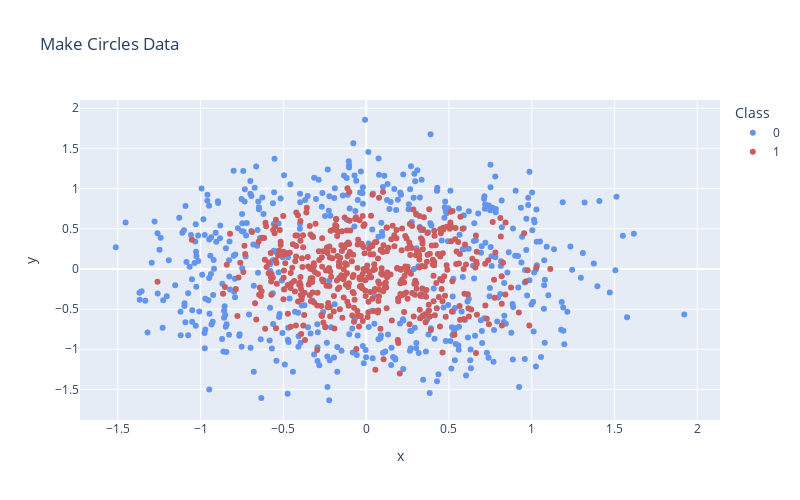

The cell this chart's notebook holds for it:
### Code cell
px.scatter(x=df2.X1, y=df2.X2, color=df2.Class.astype('str'), 
           color_discrete_map={'0':'cornflowerblue', '1':'indianred'},  
           labels={'color': 'Class'}, title="Make Circles Data", 
           width=800, height=500)

### Figure 1 — Plotly figure (JSON) as saved in the notebook; plotly's stock layout.template omitted (floating-point values rounded to 4 significant figures; data arrays with more than 128 entries replaced by an {"elided": "..."} marker saying what was removed)
{"data": [{"hovertemplate": "Class=0<br>x=%{x}<br>y=%{y}<extra></extra>", "legendgroup": "0", "marker": {"color": "cornflowerblue", "symbol": "circle"}, "mode": "markers", "name": "0", "orientation": "v", "showlegend": true, "type": "scatter", "x": {"elided": "500 float values"}, "xaxis": "x", "y": {"elided": "500 float values"}, "yaxis": "y"}, {"hovertemplate": "Class=1<br>x=%{x}<br>y=%{y}<extra></extra>", "legendgroup": "1", "marker": {"color": "indianred", "symbol": "circle"}, "mode": "markers", "name": "1", "orientation": "v", "showlegend": true, "type": "scatter", "x": {"elided": "500 float values"}, "xaxis": "x", "y": {"elided": "500 float values"}, "yaxis": "y"}], "layout": {"height": 500, "legend": {"title": {"text": "Class"}, "tracegroupgap": 0}, "title": {"text": "Make Circles Data"}, "width": 800, "xaxis": {"anchor": "y", "domain": [0, 1], "title": {"text": "x"}}, "yaxis": {"anchor": "x", "domain": [0, 1], "title": {"text": "y"}}}}
